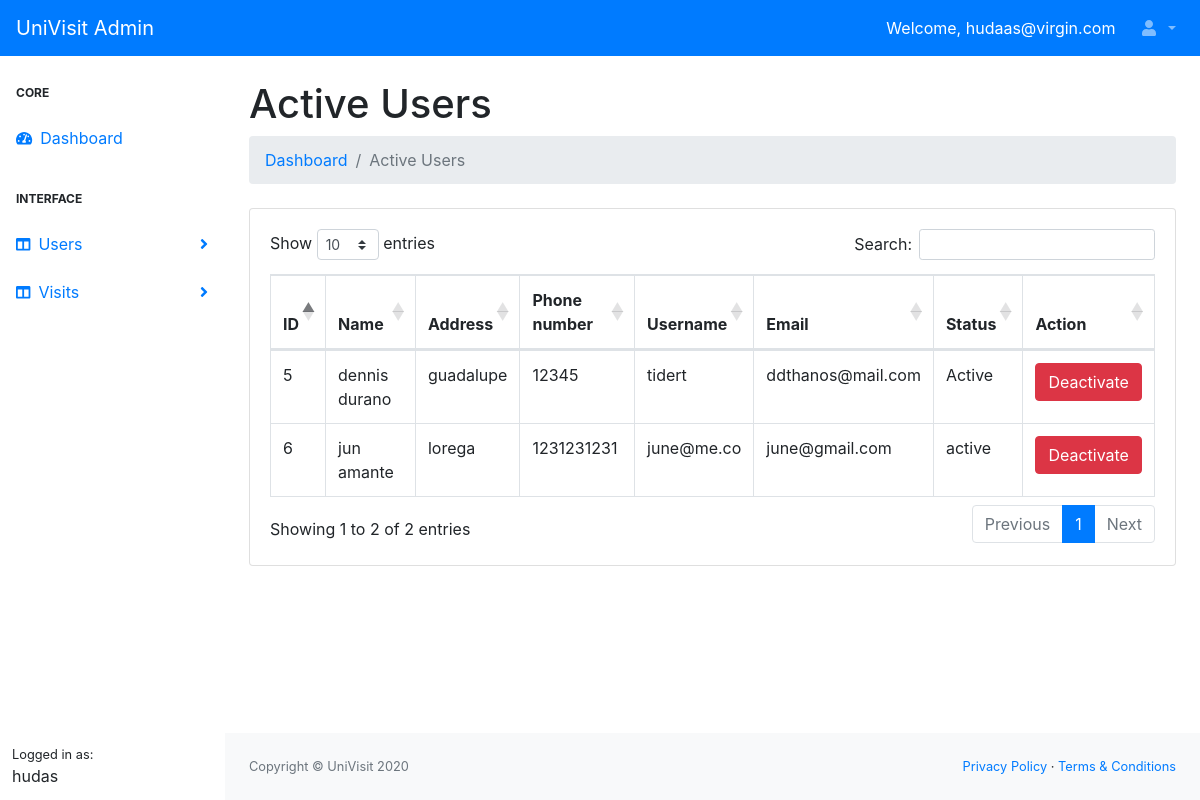
/dist/active_users.php (signed in), run on the app's committed database.
### tables this page shows
CREATE TABLE `user` (
  `id` int(11) NOT NULL,
  `user_fname` varchar(10) DEFAULT NULL,
  `user_lname` varchar(10) DEFAULT NULL,
  `user_address` varchar(20) DEFAULT NULL,
  `user_contact` varchar(10) DEFAULT NULL,
  `user_uname` varchar(10) DEFAULT NULL,
  `user_email` varchar(50) DEFAULT NULL,
  `user_password` varchar(50) DEFAULT NULL,
  `user_photo` text DEFAULT NULL,
  `user_status` varchar(20) DEFAULT NULL
);

### dist/active_users.php (the view, shortened to what this page needs)
<!DOCTYPE html>
<html lang="en">
<head>
    <link href="css/styles.css" rel="stylesheet" />
    <link href="https://cdn.datatables.net/1.10.20/css/dataTables.bootstrap4.min.css" rel="stylesheet" />
</head>
<body>
    <?php
        $mysqli = new mysqli('localhost','root','','univisit') or die(mysqli_error($mysqli));
        $result = $mysqli->query("SELECT * FROM user WHERE user_status='Active' ") or die(mysqli_error($mysqli));
    ?>
    <nav class="sb-topnav navbar navbar-expand navbar-dark bg-primary">
        <a class="navbar-brand" href="dashboard.php?id=<?php echo $_SESSION['id'];?>">UniVisit Admin</a>
            <button class="btn btn-link btn-sm order-1 order-lg-0" id="sidebarToggle" href="#"></button>
        <form class="d-none d-md-inline-block form-inline ml-auto mr-0 mr-md-3 my-2 my-md-0">
            <a class="text-white">Welcome, <?php echo $_SESSION['admin_email'];?></a>
        </form>
        <ul class="navbar-nav ml-auto ml-md-0">
            <li class="nav-item dropdown">
                <a class="nav-link dropdown-toggle" id="userDropdown" href="#" role="button" data-toggle="dropdown" aria-haspopup="true" aria-expanded="false"><i class="fas fa-user fa-fw"></i>
                </a>
            </li>
        </ul>
    </nav>
    <div id="layoutSidenav">
        <div id="layoutSidenav_nav">
            <nav class="sb-sidenav accordion sb-sidenav-primary" id="sidenavAccordion">
                <div class="sb-sidenav-menu">
                    <div class="nav">
                        <div class="sb-sidenav-menu-heading">
                        Core</div>
                        <a class="nav-link" href="dashboard.php?id=<?php echo $_SESSION['id'];?>"><div class="sb-nav-link-icon">
                            <i class="fas fa-tachometer-alt"></i></div>
                        Dashboard</a>
                        <div class="sb-sidenav-menu-heading">
                        Interface</div>
                        <a class="nav-link collapsed" href="#" data-toggle="collapse" data-target="#usersCollapse" aria-expanded="false" aria-controls="visitsCollapse">
                            <div class="sb-nav-link-icon"><i class="fas fa-columns"></i></div>
                        Users
                        <div class="sb-sidenav-collapse-arrow"><i class="fas fa-angle-down"></i></div>
                        </a>
                        <a class="nav-link collapsed" href="#" data-toggle="collapse" data-target="#visitsCollapse" aria-expanded="false" aria-controls="visitsCollapse">
                            <div class="sb-nav-link-icon"><i class="fas fa-columns"></i></div>
                        Visits
                        <div class="sb-sidenav-collapse-arrow"><i class="fas fa-angle-down"></i></div>
                        </a>
                        <div class="sb-sidenav-menu-heading"></div>
                    </div>
                </div>
                <div class="sb-sidenav-footer">
                    <div class="small">Logged in as:</div>
                    <?php echo $_SESSION['admin_name'];?>
                </div>
            </nav>
        </div>
        <div id="layoutSidenav_content">
            <main>
                <div class="container-fluid">
                    <h1 class="mt-4">Active Users</h1>
                    <ol class="breadcrumb mb-4">
                        <li class="breadcrumb-item"><a href="dashboard.php?id=<?php echo $_SESSION['id'];?>">Dashboard</a></li>
                        <li class="breadcrumb-item active">Active Users</li>
                    </ol>
                    <div class="card mb-4">
                        <div class="card-body">
                            <div class="table-responsive">
                                <table class="table table-bordered"
                                id="dataTable" width="100%" cellspacing="0">
                                    <thead>
                                        <tr>
                                            <th>ID</th>
                                            <th>Name</th>
                                            <th>Address</th>
                                            <th>Phone number</th>
                                            <th>Username</th>
                                            <th>Email</th>
                                            <th>Status</th>
                                            <th>Action</th>
                                        </tr>
                                    </thead>
                                    <tbody>
                                    <?php
                                        while($row = $result->fetch_assoc()){ ?>
                                        <tr>
                                            <td><?php echo $row['id']; ?></td>
                                            <td>
                                                <?php echo $row['user_fname']; ?>
                                                <?php echo $row['user_lname']; ?>
                                            </td>
                                            <td><?php echo $row['user_address']; ?></td>
                                            <td><?php echo $row['user_contact']; ?></td>
                                            <td><?php echo $row['user_uname']; ?></td>
                                            <td><?php echo $row['user_email']; ?></td>
                                            <td><?php echo $row['user_status']; ?></td>
                                            <td>
                                            <form action="../process.php" method="POST">
                                                <button class="btn btn-danger" name="deactivateActiveUser">Deactivate</button>
                                            </form>
                                            </td>
                                        </tr>
                                        <?php
                                            }
                                        ?>
                                    </tbody>
                                </table>
                            </div>
                        </div>
                    </div>
                </div>
            </main>
            <footer class="py-4 bg-light mt-auto">
                <div class="container-fluid">
                    <div class="d-flex align-items-center justify-content-between small">
                        <div class="text-muted">Copyright &copy; UniVisit 2020</div>
                        <div>
                            <a href="#">Privacy Policy</a>
                            &middot;
                            <a href="#">Terms &amp; Conditions</a>
                        </div>
                    </div>
                </div>
            </footer>
            </div>
        </div>
</body>
</html>

### data on the page
user: id "5", user_fname "dennis", user_lname "durano", user_address "guadalupe", user_contact "12345", user_uname "tidert", user_email "ddthanos@mail.com", user_status "Active"
user: id "6", user_fname "jun", user_lname "amante", user_address "lorega", user_contact "1231231231", user_uname "june@me.co", user_email "june@gmail.com", user_status "active"

### other printed values
$_SESSION['admin_email'] "hudaas@virgin.com"
$_SESSION['admin_name'] "hudas"
